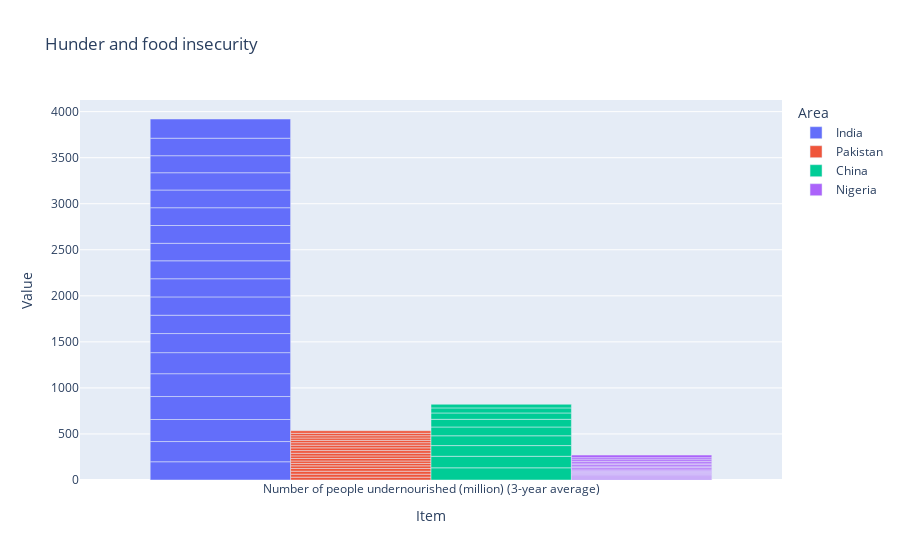

Write notebook code for a chart like this one.
### Code cell
import plotly.express as px
df = new
fig = px.bar(df, x="Item", y="Value", color="Area", barmode="group", title= 'Hunder and food insecurity')
fig.show()

### Figure 1 — Plotly figure (JSON) as saved in the notebook; plotly's stock layout.template omitted (floating-point values rounded to 4 significant figures)
{"data": [{"alignmentgroup": "True", "hovertemplate": "Area=India<br>Item=%{x}<br>Value=%{y}<extra></extra>", "legendgroup": "India", "marker": {"color": "#636efa", "pattern": {"shape": ""}}, "name": "India", "offsetgroup": "India", "orientation": "v", "showlegend": true, "textposition": "auto", "type": "bar", "x": ["Number of people undernourished (million) (3-year average)", "Number of people undernourished (million) (3-year average)", "Number of people undernourished (million) (3-year average)", "Number of people undernourished (million) (3-year average)", "Number of people undernourished (million) (3-year average)", "Number of people undernourished (million) (3-year average)", "Number of people undernourished (million) (3-year average)", "Number of people undernourished (million) (3-year average)", "Number of people undernourished (million) (3-year average)", "Number of people undernourished (million) (3-year average)", "Number of people undernourished (million) (3-year average)", "Number of people undernourished (million) (3-year average)", "Number of people undernourished (million) (3-year average)", "Number of people undernourished (million) (3-year average)", "Number of people undernourished (million) (3-year average)", "Number of people undernourished (million) (3-year average)", "Number of people undernourished (million) (3-year average)", "Number of people undernourished (million) (3-year average)", "Number of people undernourished (million) (3-year average)"], "xaxis": "x", "y": [198.3, 219.3, 239.3, 249.6, 247.8, 228.8, 207.2, 199, 199, 197.2, 195, 189.9, 193.2, 193.3, 192.3, 187.6, 184.9, 189.9, 208.6], "yaxis": "y"}, {"alignmentgroup": "True", "hovertemplate": "Area=Pakistan<br>Item=%{x}<br>Value=%{y}<extra></extra>", "legendgroup": "Pakistan", "marker": {"color": "#EF553B", "pattern": {"shape": ""}}, "name": "Pakistan", "offsetgroup": "Pakistan", "orientation": "v", "showlegend": true, "textposition": "auto", "type": "bar", "x": ["Number of people undernourished (million) (3-year average)", "Number of people undernourished (million) (3-year average)", "Number of people undernourished (million) (3-year average)", "Number of people undernourished (million) (3-year average)", "Number of people undernourished (million) (3-year average)", "Number of people undernourished (million) (3-year average)", "Number of people undernourished (million) (3-year average)", "Number of people undernourished (million) (3-year average)", "Number of people undernourished (million) (3-year average)", "Number of people undernourished (million) (3-year average)", "Number of people undernourished (million) (3-year average)", "Number of people undernourished (million) (3-year average)", "Number of people undernourished (million) (3-year average)", "Number of people undernourished (million) (3-year average)", "Number of people undernourished (million) (3-year average)", "Number of people undernourished (million) (3-year average)", "Number of people undernourished (million) (3-year average)", "Number of people undernourished (million) (3-year average)", "Number of people undernourished (million) (3-year average)"], "xaxis": "x", "y": [30.8, 32.5, 32.1, 29.8, 28.2, 26.8, 26.5, 27.1, 28, 28.6, 29.2, 29.7, 28.9, 27.1, 25.5, 25.2, 25.2, 25.8, 27.9], "yaxis": "y"}, {"alignmentgroup": "True", "hovertemplate": "Area=China<br>Item=%{x}<br>Value=%{y}<extra></extra>", "legendgroup": "China", "marker": {"color": "#00cc96", "pattern": {"shape": ""}}, "name": "China", "offsetgroup": "China", "orientation": "v", "showlegend": true, "textposition": "auto", "type": "bar", "x": ["Number of people undernourished (million) (3-year average)", "Number of people undernourished (million) (3-year average)", "Number of people undernourished (million) (3-year average)", "Number of people undernourished (million) (3-year average)", "Number of people undernourished (million) (3-year average)", "Number of people undernourished (million) (3-year average)", "Number of people undernourished (million) (3-year average)", "Number of people undernourished (million) (3-year average)", "Number of people undernourished (million) (3-year average)", "Number of people undernourished (million) (3-year average)", "Number of people undernourished (million) (3-year average)", "Number of people undernourished (million) (3-year average)", "Number of people undernourished (million) (3-year average)", "Number of people undernourished (million) (3-year average)", "Number of people undernourished (million) (3-year average)", "Number of people undernourished (million) (3-year average)", "Number of people undernourished (million) (3-year average)", "Number of people undernourished (million) (3-year average)", "Number of people undernourished (million) (3-year average)"], "xaxis": "x", "y": [132.5, 125, 116.3, 106.5, 95.4, 83.2, 69.1, 54.9, 39.6, null, null, null, null, null, null, null, null, null, null], "yaxis": "y"}, {"alignmentgroup": "True", "hovertemplate": "Area=Nigeria<br>Item=%{x}<br>Value=%{y}<extra></extra>", "legendgroup": "Nigeria", "marker": {"color": "#ab63fa", "pattern": {"shape": ""}}, "name": "Nigeria", "offsetgroup": "Nigeria", "orientation": "v", "showlegend": true, "textposition": "auto", "type": "bar", "x": ["Number of people undernourished (million) (3-year average)", "Number of people undernourished (million) (3-year average)", "Number of people undernourished (million) (3-year average)", "Number of people undernourished (million) (3-year average)", "Number of people undernourished (million) (3-year average)", "Number of people undernourished (million) (3-year average)", "Number of people undernourished (million) (3-year average)", "Number of people undernourished (million) (3-year average)", "Number of people undernourished (million) (3-year average)", "Number of people undernourished (million) (3-year average)", "Number of people undernourished (million) (3-year average)", "Number of people undernourished (million) (3-year average)", "Number of people undernourished (million) (3-year average)", "Number of people undernourished (million) (3-year average)", "Number of people undernourished (million) (3-year average)", "Number of people undernourished (million) (3-year average)", "Number of people undernourished (million) (3-year average)", "Number of people undernourished (million) (3-year average)", "Number of people undernourished (million) (3-year average)"], "xaxis": "x", "y": [11.2, 11.4, 11.3, 10.7, 9.9, 9.6, 9.6, 10.2, 11.2, 12.4, 13.2, 14.7, 15.4, 16.5, 16.6, 17.5, 19.2, 21, 29.4], "yaxis": "y"}], "layout": {"barmode": "group", "legend": {"title": {"text": "Area"}, "tracegroupgap": 0}, "title": {"text": "Hunder and food insecurity"}, "xaxis": {"anchor": "y", "domain": [0, 1], "title": {"text": "Item"}}, "yaxis": {"anchor": "x", "domain": [0, 1], "title": {"text": "Value"}}}}
